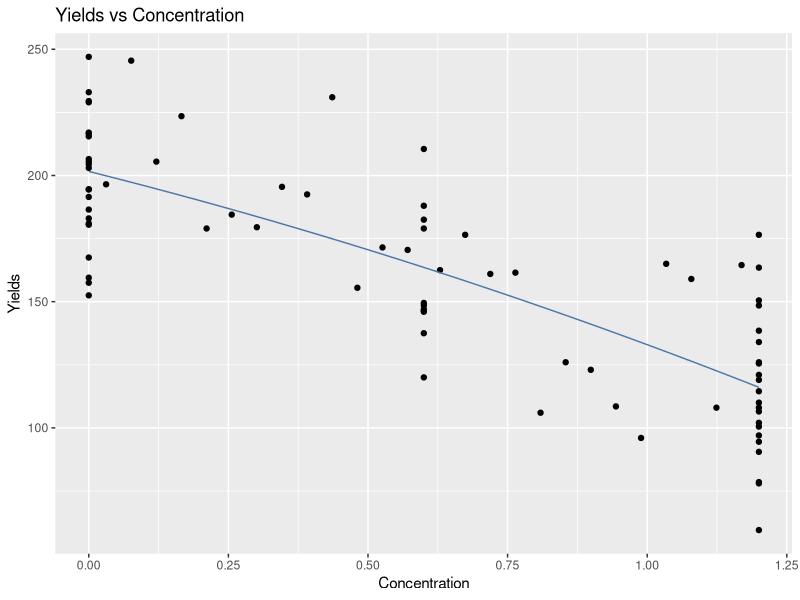
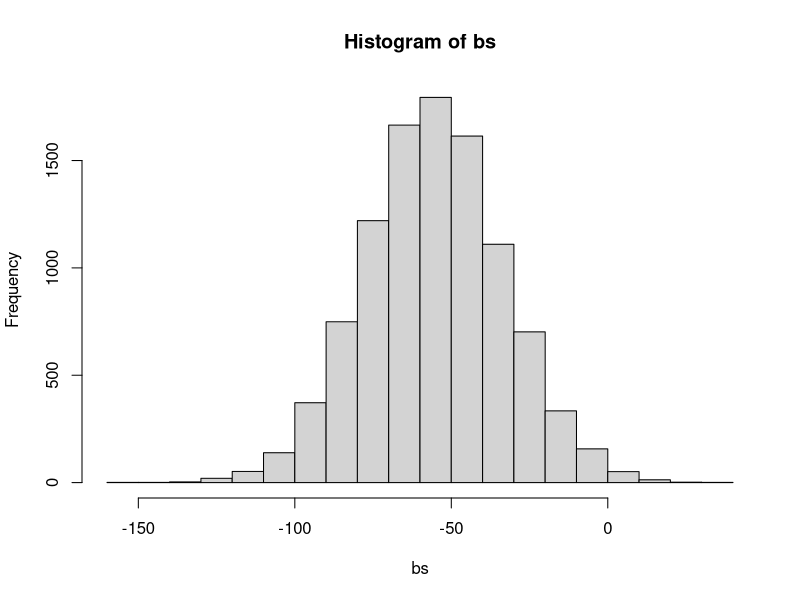

R code for these plots, in order: (Note: this script raises an error after producing the figures.)
library(ggplot2)
library(boot)
data <- read.csv("kresseertrag.dat",header=FALSE,sep = "")
colnames(data) <- c("Number","Fertilizer","Yield")
data <- as.data.frame(data)

#a
modelA <- lm(Yield~poly(Fertilizer,3,raw = TRUE),data = data)
summary(modelA)

confint(modelA,level = 0.95)


#b
#remove a term
modelB <- lm(Yield~poly(Fertilizer,2,raw = TRUE),data = data)
summary(modelB)

#coefficients with 95% confidence interval
confint(modelB,level = 0.95)

#plot
#plot(data$Fertilizer,data$Yield,main="Yields vs Concentration",
 #    xlab = "Concentration",ylab = "Yields")
#lines(data$Fertilizer,fitted(modelB),col="blue")

ggplot(data,aes(x=Fertilizer,y=Yield))+
  geom_point()+
  labs(title = "Yields vs Concentration",x="Concentration",y="Yields")+
  geom_line(aes(y=fitted(modelB)),color="#4E79A7")
  #geom_line(aes(y=fitted(modelA)),color="red")

#c bootstrap for beta
bo <- 10000                         #bootstrasp replicates
bs <- c()
set.seed(12345)
#save the results
for (i in 1:bo) {
  #sampling using indcies
  indices <- sample(1:nrow(data),size=nrow(data),replace = TRUE)
  bootstrapData <- data[indices,]
  model_bootstrap <- lm(Yield~poly(Fertilizer,2,raw = TRUE),data = bootstrapData)
  bs <- c(bs,coef(model_bootstrap)[2])
}
hist(bs)
bss <- sort(bs)
ci95 <- c(bss[round(bo*0.25)],bss[round(bo*0.975)])
ci95


#d bootstrap using boot package
beta1 <- function(data,i){
  model <- lm(Yield~poly(Fertilizer,2,raw = TRUE),subset=i,data = data)
  coef(model)[2]
}

cb <- boot(data,beta1,R=10000)
perc <- boot.ci(cb,type = "perc")
bca <- boot.ci(cb,type = "bca")
perc
#result kable
result <- c(CI[2,],95.3744,ci95,87.0976,perc$percent[4],perc$percent[5],87.3948,bca$bca[4],bca$bca[5],87.7167)
result_mt <- matrix(result,byrow = TRUE,ncol=3)
rownames(result_mt) <- c("lm","bootstrap","boot_percentile","boot_BCa")
colnames(result_mt) <- c("Lower Bound","Upper Bound","Interval Width") 
kable(result_mt,caption = "95% Confidence Interval of different methods")
